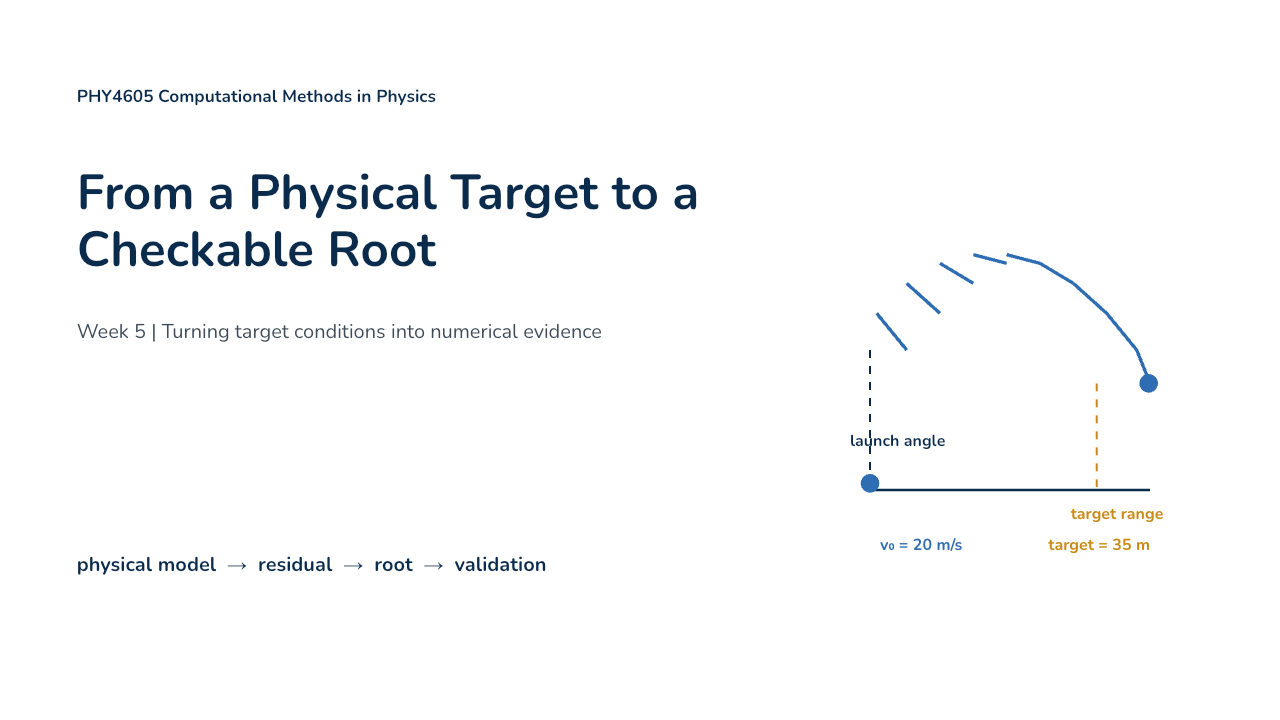
#> input picture .agent/lecture-slides/editable-build/qa/slide-01.png, 1280 x 720 px, given in place of slide-1.png, which was not available
$ python make_title_contact_sheet.py
#> lines starting #> are read from the running program, lines starting #| are printed output that depends on the picture; pictures that were not available may be replaced by others from this repository, and a replacement may not be noted
from pathlib import Path

from PIL import Image, ImageDraw, ImageFont


root = Path(__file__).resolve().parent / "rendered-canonical-final"
paths = [root / f"slide-{i}.png" for i in range(1, 15)]
thumb_width = 900
crop_height = 520
gap_x = 24
gap_y = 18
label_height = 28
border = 1

font = ImageFont.load_default()
tiles = []
for index, path in enumerate(paths, start=1):
    image = Image.open(path).convert("RGB")
    crop = image.crop((0, 0, image.width, min(crop_height, image.height)))
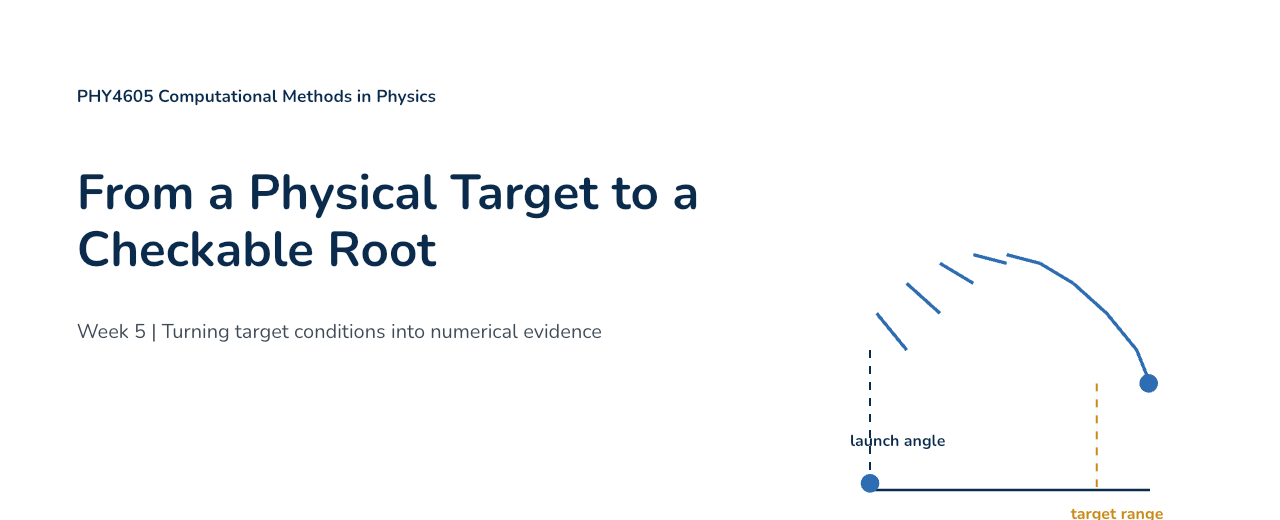
#> crop: PIL image 1280x520 RGB; mean R, G, B 248.8, 249.6, 250.5
    thumb_height = round(crop.height * thumb_width / crop.width)
#> thumb_height = 366
    crop = crop.resize((thumb_width, thumb_height), Image.Resampling.LANCZOS)
#> crop: PIL image 900x366 RGB
    tile = Image.new("RGB", (thumb_width, thumb_height + label_height), "white")
#> tile: PIL image 900x394 RGB; every value is 255
    tile.paste(crop, (0, 0))
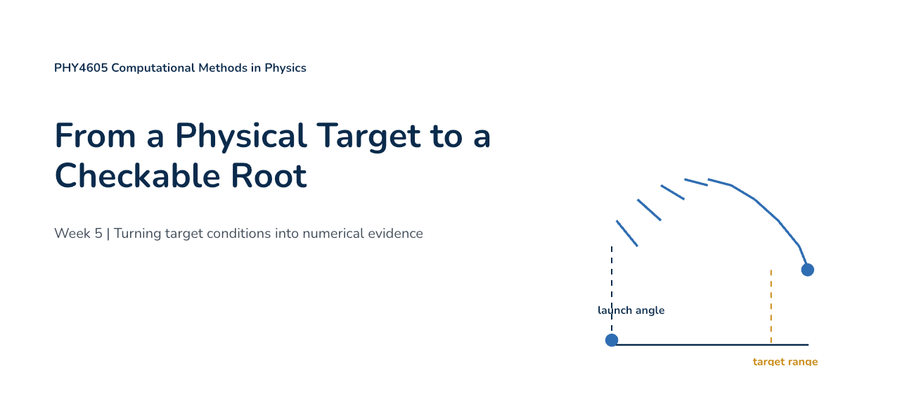
#> tile: PIL image 900x394 RGB; mean R, G, B 249.1, 249.9, 250.7
    draw = ImageDraw.Draw(tile)
    draw.rectangle((0, 0, thumb_width - 1, thumb_height - 1), outline="#D9E2EC", width=border)
    draw.text((10, thumb_height + 7), f"Slide {index:02d}", fill="#0B2B4C", font=font)
    tiles.append(tile)
#> pass 2 of the loop `for index, path in enumerate(paths, start=1):`:
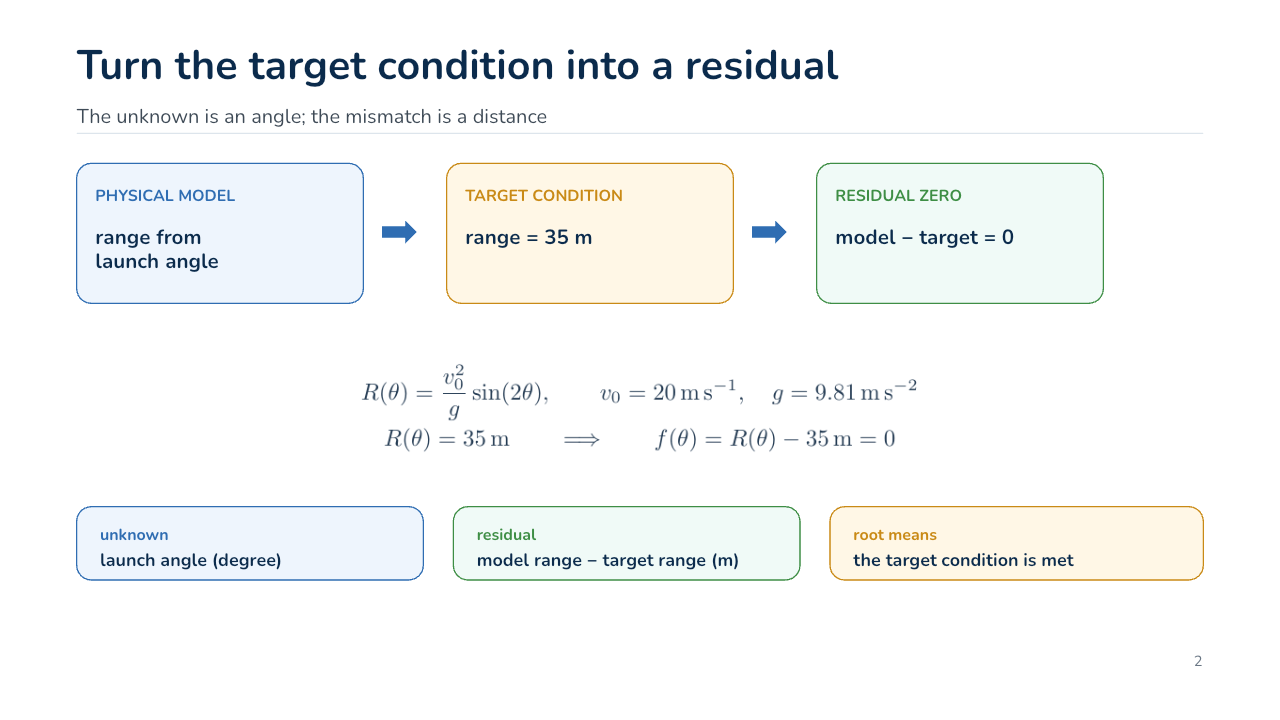
#> input picture .agent/lecture-slides/editable-build/qa/slide-02.png, 1280 x 720 px, given in place of slide-2.png, which was not available
#> `crop = image.crop((0, 0, image.width, min(crop_height, image.height)))`:
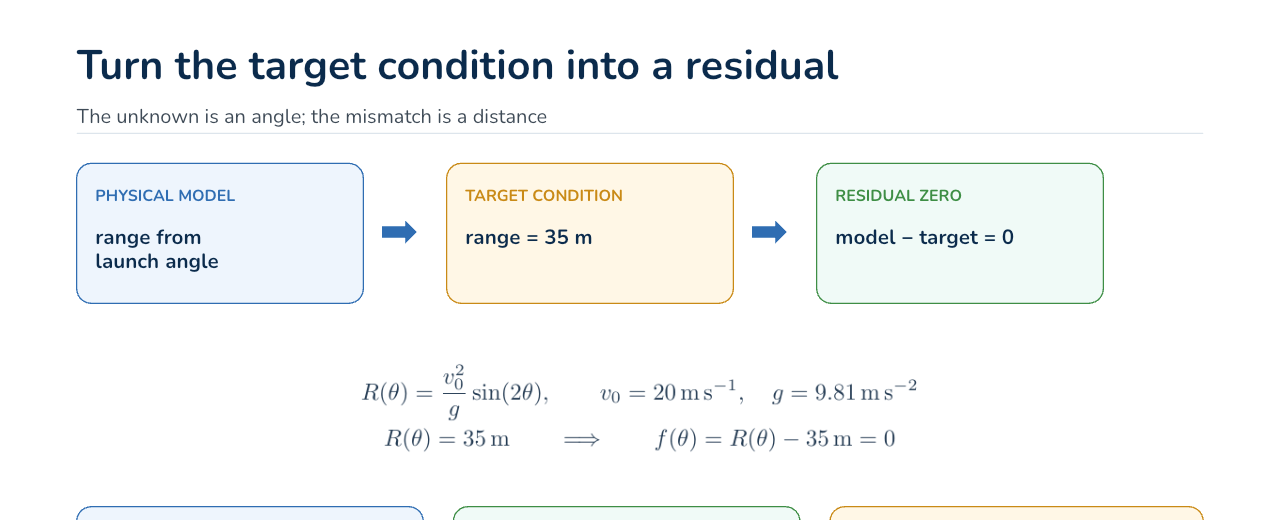
#> crop: PIL image 1280x520 RGB; mean R, G, B 246.6, 248, 247.5
#> `tile.paste(crop, (0, 0))`:
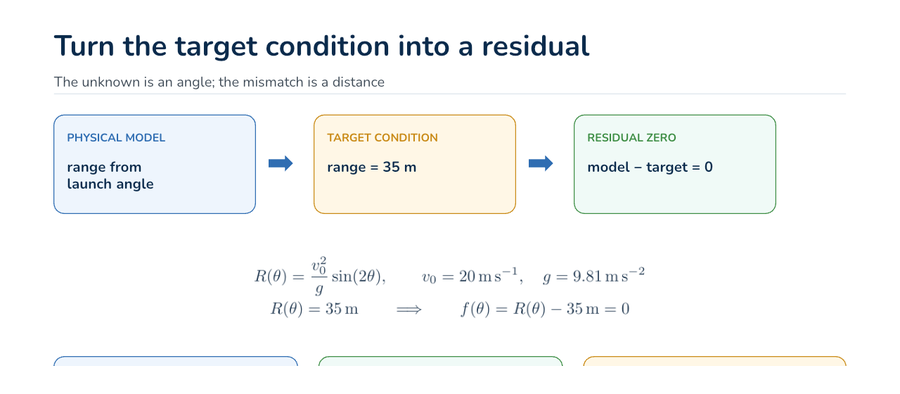
#> tile: PIL image 900x394 RGB; mean R, G, B 247, 248.3, 247.9
#> (the run stopped early here; a loop or call above may not have finished)
